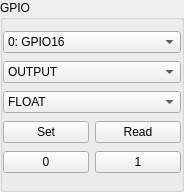
<?xml version="1.0" encoding="UTF-8"?>
<ui version="4.0">
 <class>ConsoleGPIOWidget</class>
 <widget class="QWidget" name="ConsoleGPIOWidget">
  <property name="geometry">
   <rect>
    <x>0</x>
    <y>0</y>
    <width>184</width>
    <height>192</height>
   </rect>
  </property>
  <property name="windowTitle">
   <string>Form</string>
  </property>
  <layout class="QGridLayout" name="gridLayout">
   <property name="margin">
    <number>0</number>
   </property>
   <item row="0" column="0">
    <widget class="QGroupBox" name="gpio_buttons">
     <property name="enabled">
      <bool>true</bool>
     </property>
     <property name="sizePolicy">
      <sizepolicy hsizetype="Minimum" vsizetype="Preferred">
       <horstretch>0</horstretch>
       <verstretch>0</verstretch>
      </sizepolicy>
     </property>
     <property name="title">
      <string>GPIO</string>
     </property>
     <layout class="QGridLayout" name="gridLayout_2">
      <property name="leftMargin">
       <number>0</number>
      </property>
      <property name="rightMargin">
       <number>0</number>
      </property>
      <item row="5" column="3">
       <widget class="QPushButton" name="pushButton_2">
        <property name="text">
         <string>1</string>
        </property>
       </widget>
      </item>
      <item row="3" column="2" colspan="2">
       <widget class="QComboBox" name="comboBox_2">
        <item>
         <property name="text">
          <string>FLOAT</string>
         </property>
        </item>
        <item>
         <property name="text">
          <string>PULLUP</string>
         </property>
        </item>
       </widget>
      </item>
      <item row="5" column="2">
       <widget class="QPushButton" name="pushButton">
        <property name="text">
         <string>0</string>
        </property>
       </widget>
      </item>
      <item row="4" column="3">
       <widget class="QPushButton" name="button_gpio_read">
        <property name="text">
         <string>Read</string>
        </property>
       </widget>
      </item>
      <item row="4" column="2">
       <widget class="QPushButton" name="button_gpio_read_2">
        <property name="text">
         <string>Set</string>
        </property>
       </widget>
      </item>
      <item row="2" column="2" colspan="2">
       <widget class="QComboBox" name="comboBox">
        <item>
         <property name="text">
          <string>OUTPUT</string>
         </property>
        </item>
        <item>
         <property name="text">
          <string>INPUT</string>
         </property>
        </item>
        <item>
         <property name="text">
          <string>INT</string>
         </property>
        </item>
       </widget>
      </item>
      <item row="0" column="2" colspan="2">
       <widget class="QComboBox" name="select_gpio">
        <property name="sizePolicy">
         <sizepolicy hsizetype="Minimum" vsizetype="Fixed">
          <horstretch>0</horstretch>
          <verstretch>0</verstretch>
         </sizepolicy>
        </property>
        <item>
         <property name="text">
          <string>0: GPIO16</string>
         </property>
        </item>
        <item>
         <property name="text">
          <string>1: GPIO5</string>
         </property>
        </item>
        <item>
         <property name="text">
          <string>2: GPIO4</string>
         </property>
        </item>
        <item>
         <property name="text">
          <string>3: GPIO0</string>
         </property>
        </item>
        <item>
         <property name="text">
          <string>4: GPIO2</string>
         </property>
        </item>
        <item>
         <property name="text">
          <string>5: GPIO14</string>
         </property>
        </item>
        <item>
         <property name="text">
          <string>6: GPIO12</string>
         </property>
        </item>
        <item>
         <property name="text">
          <string>7: GPIO13</string>
         </property>
        </item>
        <item>
         <property name="text">
          <string>8: GPIO15</string>
         </property>
        </item>
        <item>
         <property name="text">
          <string>9: GPIO3</string>
         </property>
        </item>
        <item>
         <property name="text">
          <string>10: GPIO1</string>
         </property>
        </item>
        <item>
         <property name="text">
          <string>11: GPIO9</string>
         </property>
        </item>
        <item>
         <property name="text">
          <string>12: GPIO10</string>
         </property>
        </item>
       </widget>
      </item>
     </layout>
    </widget>
   </item>
  </layout>
 </widget>
 <resources/>
 <connections/>
</ui>
